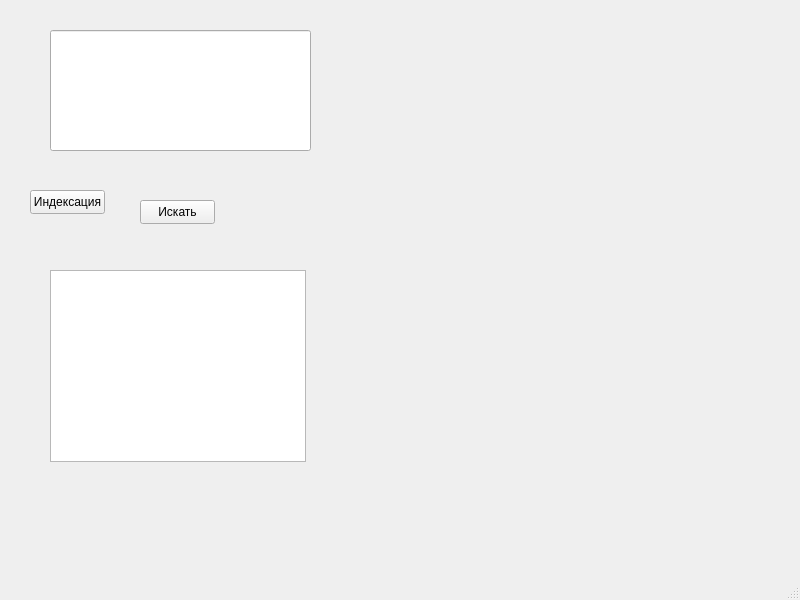
<?xml version="1.0" encoding="UTF-8"?>
<ui version="4.0">
 <class>MainWindow</class>
 <widget class="QMainWindow" name="MainWindow">
  <property name="geometry">
   <rect>
    <x>0</x>
    <y>0</y>
    <width>800</width>
    <height>600</height>
   </rect>
  </property>
  <property name="windowTitle">
   <string>MainWindow</string>
  </property>
  <widget class="QWidget" name="centralwidget">
   <widget class="QLineEdit" name="lineEdit">
    <property name="geometry">
     <rect>
      <x>50</x>
      <y>30</y>
      <width>261</width>
      <height>121</height>
     </rect>
    </property>
   </widget>
   <widget class="QPushButton" name="indexButton">
    <property name="geometry">
     <rect>
      <x>30</x>
      <y>190</y>
      <width>75</width>
      <height>24</height>
     </rect>
    </property>
    <property name="text">
     <string>Индексация</string>
    </property>
   </widget>
   <widget class="QPushButton" name="searchButton">
    <property name="geometry">
     <rect>
      <x>140</x>
      <y>200</y>
      <width>75</width>
      <height>24</height>
     </rect>
    </property>
    <property name="text">
     <string>Искать</string>
    </property>
   </widget>
   <widget class="QListWidget" name="listWidget">
    <property name="geometry">
     <rect>
      <x>50</x>
      <y>270</y>
      <width>256</width>
      <height>192</height>
     </rect>
    </property>
   </widget>
  </widget>
  <widget class="QMenuBar" name="menubar">
   <property name="geometry">
    <rect>
     <x>0</x>
     <y>0</y>
     <width>800</width>
     <height>22</height>
    </rect>
   </property>
  </widget>
  <widget class="QStatusBar" name="statusbar"/>
 </widget>
 <resources/>
 <connections/>
</ui>
